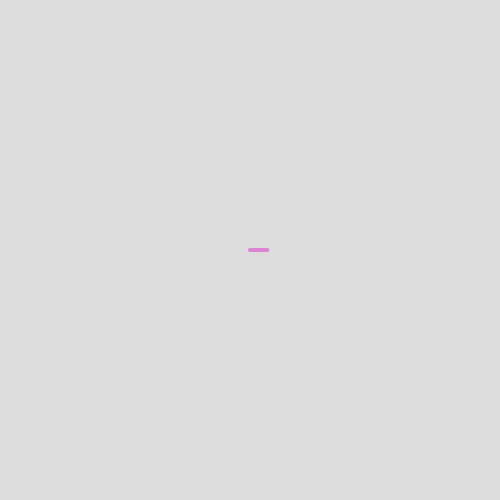
Frame 1 (no input)
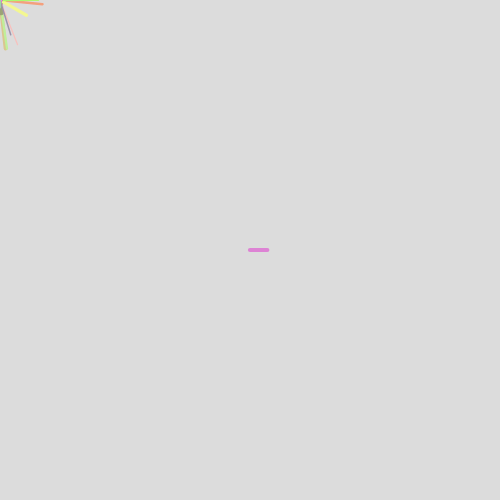
Frame 60 (no input)
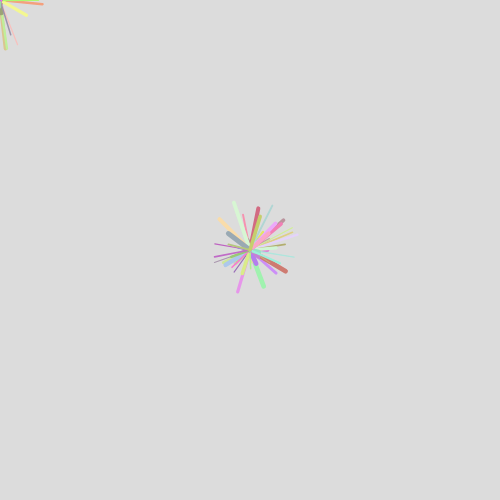
Frame 120 (the mouse pressed at the canvas centre since frame 60)

The p5.js sketch that drew these frames (run headless with seeded random() and noise() and a simulated clock; from frame 60 on, the mouse is pressed at the canvas centre):

// p5.js sketch
// ── sketch.js
var turtle;
var step;

function setup() {
  createCanvas(500, 500);
  background(220);

  turtle = new Turtle();
  step = 0;
}

function draw() {
  turtle.setColor(color(random(150,250),random(100,250),random(100,250)));
  turtle.go(random(0.01, 50));
  turtle.goto(mouseX, mouseY)
  turtle.turn(random(-100,200));
  //step = step +0.01;
}


// ################################  Turtle Object code (javascript에서는 오브젝트를 function이라고해)

function Turtle() {
  this.x = width/2;
  this.y = height/2;
  this.head = 0;
  this.isPenDown = true;
  this.penColor = color(200, 100, 100);

  this.goto = function(nx, ny) {
      this.x = nx;
      this.y = ny;
  }

  this.go = function(d) {
    var radian = radians(this.head);
    var oX = this.x;
    var oY = this.y;
    var nX = this.x + d * Math.cos(radian);
    var nY = this.y + d * Math.sin(radian);
    if (this.isPenDown) {
      stroke(this.penColor);
      strokeWeight(random(1,5));
      line(oX, oY, nX, nY);
    }
    this.x = nX;
    this.y = nY;
  }

  this.turn = function(angle) {
    this.head = this.head + angle;
  }

  this.setColor = function(newColor) {
    this.penColor = newColor;
  }

}

//거북이가 할 수 있는 행위: go goto setColor
